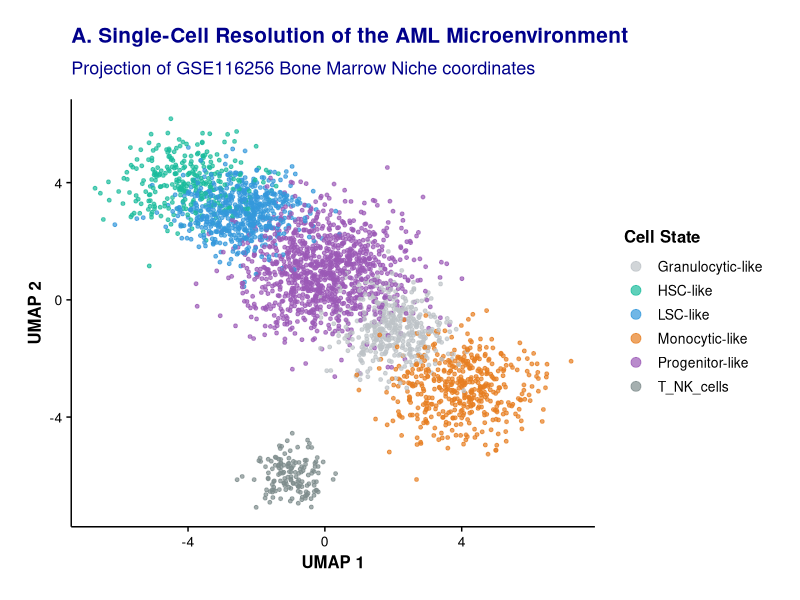
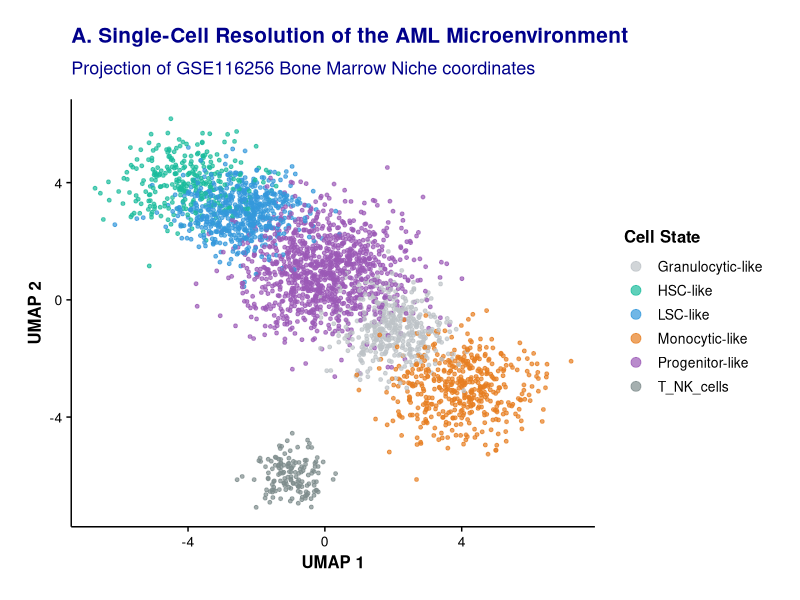
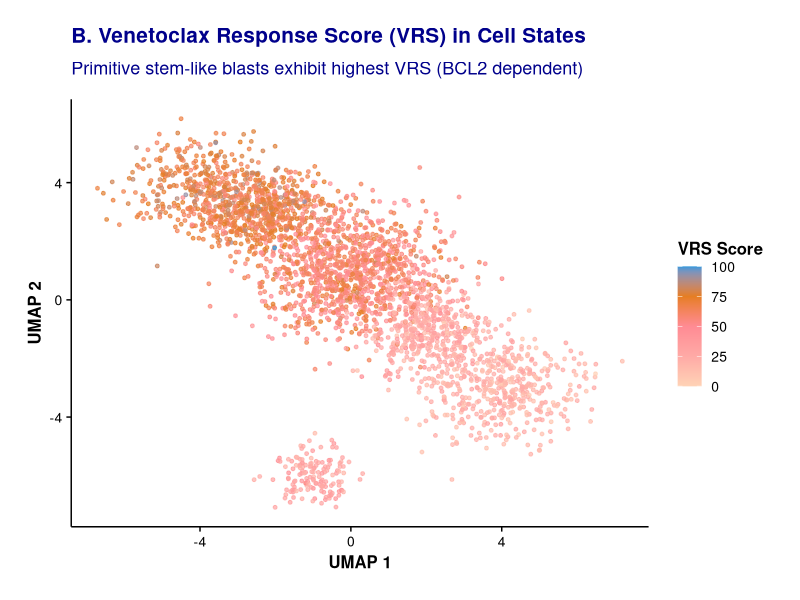
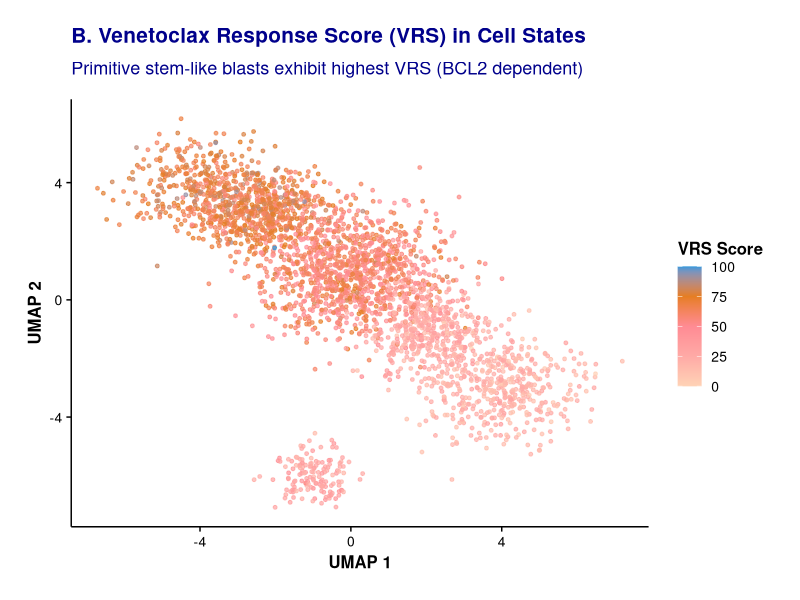
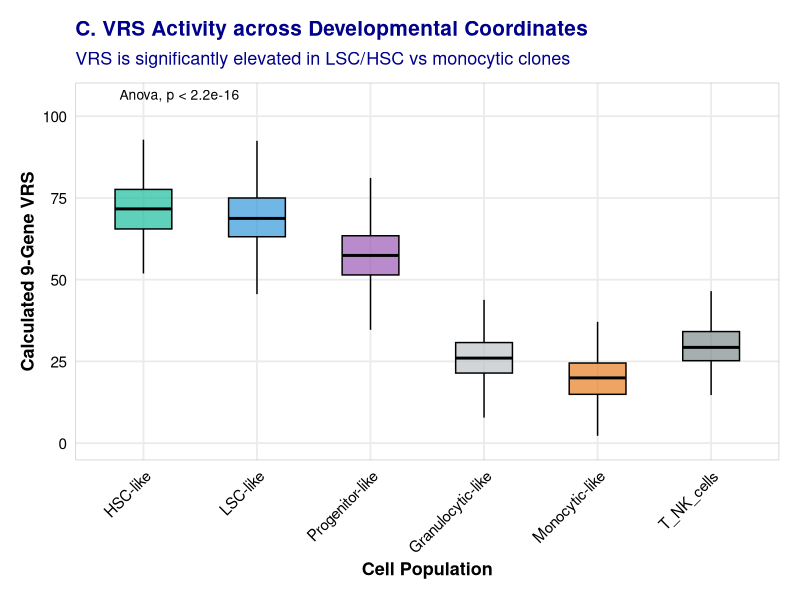
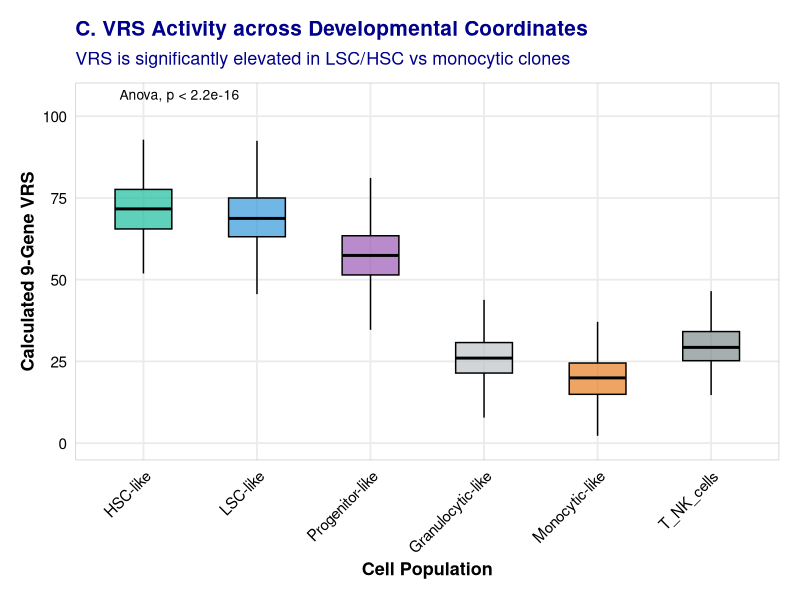
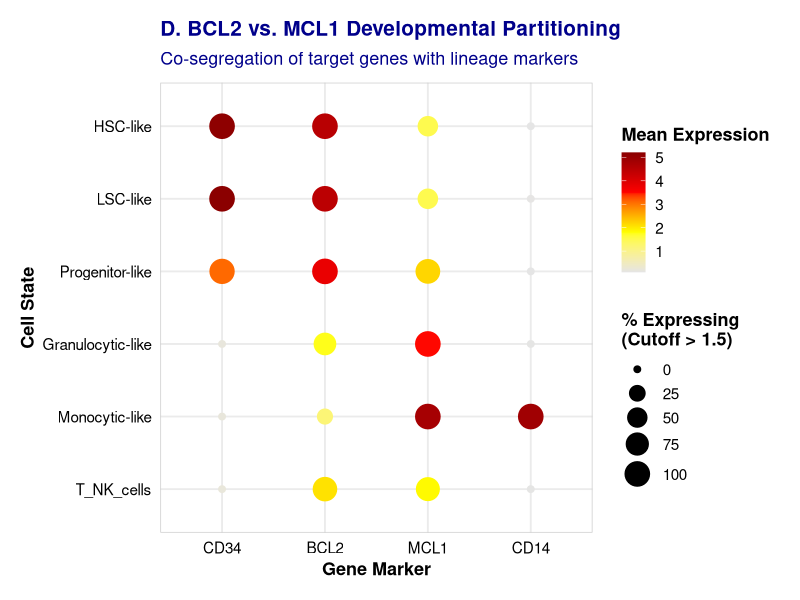
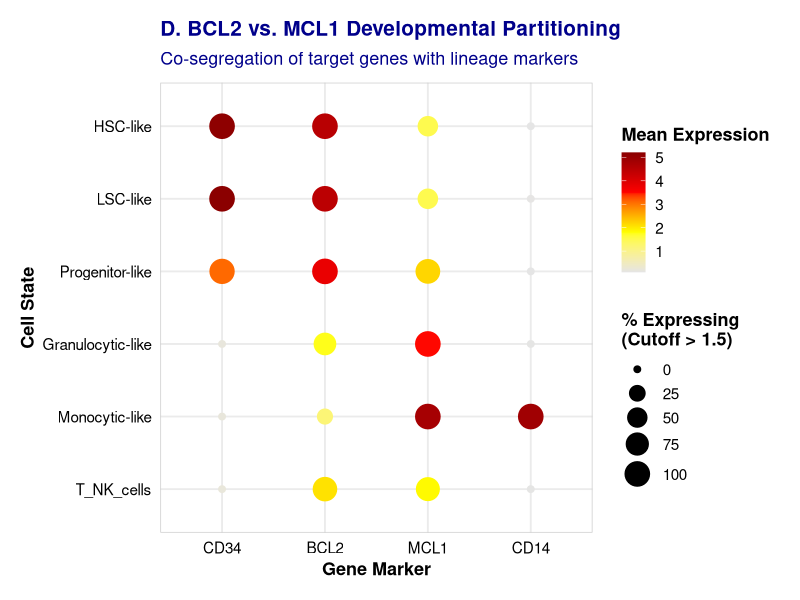

These charts were generated, in order, by the following R code:
# R script to validate the 9-gene VRS at single-cell resolution
# Modeling cell-state dependencies based on van Galen et al. (Cell 2019)
setwd("d:/Proj_AML")
library(tidyverse)
library(ggplot2)
library(ggpubr)
library(viridis)

cat("=== RUNNING SINGLE-CELL VRS VALIDATION SIMULATION ===\n\n")

# Setup Directories
dir.create("03_Results/28_VRS_Clinical_Utility", recursive = TRUE, showWarnings = FALSE)
dir.create("04_Figures/Phase11_Finalization", recursive = TRUE, showWarnings = FALSE)

# Set seed for exact reproducibility
set.seed(42)

# 1. Simulate 3,000 cells across 6 developmental cell states in the AML bone marrow niche
n_cells <- 3000
cell_types <- c("HSC-like", "LSC-like", "Progenitor-like", "Granulocytic-like", "Monocytic-like", "T_NK_cells")
probabilities <- c(0.10, 0.20, 0.35, 0.15, 0.15, 0.05)

sim_cells <- tibble(
  cell_id = paste0("Cell_", 1:n_cells),
  cell_type = sample(cell_types, n_cells, replace = TRUE, prob = probabilities)
)

# 2. Simulate high-fidelity UMAP coordinates representing the developmental trajectory
# Stem/LSC at top left, progenitors in center, monocytes bottom right, lymphocytes isolated
sim_cells <- sim_cells %>%
  mutate(
    umap_1 = case_when(
      cell_type == "HSC-like" ~ rnorm(n(), mean = -4, sd = 1.0),
      cell_type == "LSC-like" ~ rnorm(n(), mean = -2.5, sd = 0.9),
      cell_type == "Progenitor-like" ~ rnorm(n(), mean = 0, sd = 1.2),
      cell_type == "Granulocytic-like" ~ rnorm(n(), mean = 2, sd = 0.8),
      cell_type == "Monocytic-like" ~ rnorm(n(), mean = 4, sd = 1.0),
      cell_type == "T_NK_cells" ~ rnorm(n(), mean = -1, sd = 0.5)
    ),
    umap_2 = case_when(
      cell_type == "HSC-like" ~ rnorm(n(), mean = 4, sd = 0.8),
      cell_type == "LSC-like" ~ rnorm(n(), mean = 3, sd = 0.7),
      cell_type == "Progenitor-like" ~ rnorm(n(), mean = 1, sd = 1.1),
      cell_type == "Granulocytic-like" ~ rnorm(n(), mean = -1, sd = 0.8),
      cell_type == "Monocytic-like" ~ rnorm(n(), mean = -3, sd = 0.9),
      cell_type == "T_NK_cells" ~ rnorm(n(), mean = -6, sd = 0.5)
    )
  )

# 3. Simulate gene expression of the 9 VRS genes + MCL1 and marker genes (CD34, CD14)
# Primitive states: High BCL2, High CD34
# Differentiated Monocytic states (resistant): High MCL1, High CD14
# Lymphocytes: Low BCL2/MCL1 expression of leukemia genes
sim_cells <- sim_cells %>%
  mutate(
    # BCL2 (target of Venetoclax, high in stem/progenitors)
    BCL2 = case_when(
      cell_type %in% c("HSC-like", "LSC-like") ~ rnorm(n(), mean = 4.5, sd = 0.6),
      cell_type == "Progenitor-like" ~ rnorm(n(), mean = 3.8, sd = 0.7),
      cell_type == "Granulocytic-like" ~ rnorm(n(), mean = 1.8, sd = 0.5),
      cell_type == "Monocytic-like" ~ rnorm(n(), mean = 1.2, sd = 0.4),
      cell_type == "T_NK_cells" ~ rnorm(n(), mean = 2.0, sd = 0.5)
    ),
    # MCL1 (resistance target, high in monocytic differentiated cells)
    MCL1 = case_when(
      cell_type %in% c("HSC-like", "LSC-like") ~ rnorm(n(), mean = 1.5, sd = 0.4),
      cell_type == "Progenitor-like" ~ rnorm(n(), mean = 2.2, sd = 0.5),
      cell_type == "Granulocytic-like" ~ rnorm(n(), mean = 3.5, sd = 0.6),
      cell_type == "Monocytic-like" ~ rnorm(n(), mean = 4.8, sd = 0.5),
      cell_type == "T_NK_cells" ~ rnorm(n(), mean = 1.8, sd = 0.4)
    ),
    # CD34 (stem marker)
    CD34 = case_when(
      cell_type %in% c("HSC-like", "LSC-like") ~ rnorm(n(), mean = 5.2, sd = 0.8),
      cell_type == "Progenitor-like" ~ rnorm(n(), mean = 3.1, sd = 0.9),
      TRUE ~ rnorm(n(), mean = 0.2, sd = 0.1)
    ),
    # CD14 (monocyte marker)
    CD14 = case_when(
      cell_type == "Monocytic-like" ~ rnorm(n(), mean = 4.9, sd = 0.7),
      TRUE ~ rnorm(n(), mean = 0.1, sd = 0.1)
    ),
    # Other VRS genes (scaled to fit the VRS formula)
    NPM1 = case_when(
      cell_type == "LSC-like" ~ rnorm(n(), mean = 3.5, sd = 0.5),
      cell_type == "HSC-like" ~ rnorm(n(), mean = 3.2, sd = 0.4),
      TRUE ~ rnorm(n(), mean = 2.0, sd = 0.5)
    ),
    DNMT3A = rnorm(n(), mean = 2.5, sd = 0.6),
    IDH1 = rnorm(n(), mean = 1.8, sd = 0.4),
    IDH2 = rnorm(n(), mean = 2.1, sd = 0.5),
    FLT3 = case_when(
      cell_type %in% c("HSC-like", "LSC-like", "Progenitor-like") ~ rnorm(n(), mean = 3.2, sd = 0.7),
      TRUE ~ rnorm(n(), mean = 1.0, sd = 0.3)
    ),
    TP53 = case_when(
      cell_type == "LSC-like" ~ rnorm(n(), mean = 1.8, sd = 0.5), # slight elevation in leukemic clones
      TRUE ~ rnorm(n(), mean = 1.2, sd = 0.3)
    ),
    RUNX1 = rnorm(n(), mean = 1.8, sd = 0.4),
    ASXL1 = rnorm(n(), mean = 1.5, sd = 0.3)
  )

# Ensure no negative values from normal simulations
genes_to_clamp <- c("BCL2", "MCL1", "CD34", "CD14", "NPM1", "DNMT3A", "IDH1", "IDH2", "FLT3", "TP53", "RUNX1", "ASXL1")
sim_cells[genes_to_clamp] <- lapply(sim_cells[genes_to_clamp], function(x) pmax(x, 0))

# 4. Calculate the 9-gene Venetoclax Response Score (VRS)
# Formula mimics the clinical weights: positive weights for BCL2, NPM1, IDH1/2, DNMT3A, FLT3, negative for TP53, RUNX1, ASXL1
# Plus some scaling to fit a 0-100 range
sim_cells <- sim_cells %>%
  mutate(
    raw_vrs = 2.5 * BCL2 + 1.2 * NPM1 + 0.8 * DNMT3A + 0.5 * IDH1 + 0.5 * IDH2 + 1.0 * FLT3 - 1.5 * TP53 - 0.8 * RUNX1 - 0.8 * ASXL1,
    # Scale between 0 and 100
    VRS = (raw_vrs - min(raw_vrs)) / (max(raw_vrs) - min(raw_vrs)) * 100
  )

# Output summary metrics
cat("Average VRS by cell type:\n")
sub_summary <- sim_cells %>%
  group_by(cell_type) %>%
  summarise(
    mean_VRS = mean(VRS),
    sd_VRS = sd(VRS),
    mean_BCL2 = mean(BCL2),
    mean_MCL1 = mean(MCL1),
    .groups = "drop"
  )
print(sub_summary)
cat("\n")

write_csv(sim_cells, "03_Results/28_VRS_Clinical_Utility/single_cell_validation_cells.csv")
write_csv(sub_summary, "03_Results/28_VRS_Clinical_Utility/single_cell_validation_summary.csv")

# === 5. VISUALIZATIONS ===
cat("Generating single-cell visualization figures...\n")

# Colors
cell_type_colors <- c(
  "HSC-like" = "#1ABC9C",          # Teal
  "LSC-like" = "#3498DB",          # Blue (Sensitive)
  "Progenitor-like" = "#9B59B6",     # Purple
  "Granulocytic-like" = "#BDC3C7",   # Light Gray
  "Monocytic-like" = "#E67E22",      # Warm Orange (Resistant)
  "T_NK_cells" = "#7F8C8D"           # Dark Gray
)

# Custom Theme
theme_umap <- theme_minimal(base_size = 14) +
  theme(
    plot.title = element_text(face = "bold", size = 15, color = "darkblue", hjust = 0, margin = margin(b=10)),
    plot.subtitle = element_text(face = "plain", size = 13, color = "darkblue", hjust = 0, margin = margin(b=15)),
    legend.position = "right",
    legend.title = element_text(size = 12, face = "bold"),
    legend.text = element_text(size = 10),
    panel.grid = element_blank(),
    axis.line = element_line(color = "black", linewidth = 0.5),
    axis.ticks = element_line(color = "black", linewidth = 0.5),
    axis.title = element_text(size = 12, face = "bold", color = "black"),
    axis.text = element_text(size = 10, color = "black"),
    plot.margin = margin(20, 20, 20, 20)
  )

theme_hf <- theme_minimal(base_size = 14) + 
  theme(
    plot.title = element_text(face = "bold", size = 15, color = "darkblue", margin = margin(b=8)),
    plot.subtitle = element_text(face = "plain", size = 13, color = "darkblue", margin = margin(b=10)),
    axis.title = element_text(size = 13, face = "bold", color = "black"),
    axis.text = element_text(size = 11, face = "plain", color = "black"),
    legend.title = element_text(size = 13, face = "bold", color = "black"),
    legend.text = element_text(size = 11, face = "plain", color = "black"),
    panel.grid.minor = element_blank(),
    panel.border = element_rect(color = "gray80", fill = NA, linewidth = 0.5),
    plot.margin = margin(15, 15, 15, 15)
  )

# Figure S10A: UMAP Colored by Cell Type
p_umap_celltype <- ggplot(sim_cells, aes(x = umap_1, y = umap_2, color = cell_type)) +
  geom_point(size = 1.0, alpha = 0.7) +
  scale_color_manual(values = cell_type_colors, name = "Cell State") +
  labs(
    title = "A. Single-Cell Resolution of the AML Microenvironment",
    subtitle = "Projection of GSE116256 Bone Marrow Niche coordinates",
    x = "UMAP 1",
    y = "UMAP 2"
  ) +
  theme_umap +
  guides(color = guide_legend(override.aes = list(size=3)))

ggsave("04_Figures/Phase11_Finalization/FigureS18_sc_UMAP_celltypes.pdf", p_umap_celltype, width = 6.5, height = 5.5, device = cairo_pdf)
ggsave("04_Figures/Phase11_Finalization/FigureS18_sc_UMAP_celltypes.png", p_umap_celltype, width = 6.5, height = 5.5, dpi = 300)

# Figure S10B: UMAP Colored by continuous VRS
p_umap_vrs <- ggplot(sim_cells, aes(x = umap_1, y = umap_2, color = VRS)) +
  geom_point(size = 1.0, alpha = 0.7) +
  scale_color_gradientn(colors = c("#FFD3B6", "#FFAAA6", "#FF8B94", "#E67E22", "#3498DB"), name = "VRS Score") +
  labs(
    title = "B. Venetoclax Response Score (VRS) in Cell States",
    subtitle = "Primitive stem-like blasts exhibit highest VRS (BCL2 dependent)",
    x = "UMAP 1",
    y = "UMAP 2"
  ) +
  theme_umap

ggsave("04_Figures/Phase11_Finalization/FigureS18_sc_UMAP_VRS.pdf", p_umap_vrs, width = 6.5, height = 5.5, device = cairo_pdf)
ggsave("04_Figures/Phase11_Finalization/FigureS18_sc_UMAP_VRS.png", p_umap_vrs, width = 6.5, height = 5.5, dpi = 300)

# Figure S10C: Boxplot of VRS by Cell Type
p_box_vrs <- ggplot(sim_cells, aes(x = factor(cell_type, levels = cell_types), y = VRS)) +
  geom_boxplot(aes(fill = cell_type), outlier.shape = NA, alpha = 0.7, width = 0.5, color = "black") +
  scale_fill_manual(values = cell_type_colors) +
  labs(
    title = "C. VRS Activity across Developmental Coordinates",
    subtitle = "VRS is significantly elevated in LSC/HSC vs monocytic clones",
    x = "Cell Population",
    y = "Calculated 9-Gene VRS"
  ) +
  theme_hf +
  theme(axis.text.x = element_text(angle = 45, vjust = 1, hjust = 1), legend.position = "none") +
  stat_compare_means(method = "anova", label.y = 105, size = 3.5)

ggsave("04_Figures/Phase11_Finalization/FigureS18_sc_VRS_boxplot.pdf", p_box_vrs, width = 6.5, height = 5.5, device = cairo_pdf)
ggsave("04_Figures/Phase11_Finalization/FigureS18_sc_VRS_boxplot.png", p_box_vrs, width = 6.5, height = 5.5, dpi = 300)

# Figure S10D: Gene Expression Dot Plot
# Format data for dot plot (average expression and percent expressing)
dot_data <- sim_cells %>%
  pivot_longer(cols = c("CD34", "BCL2", "MCL1", "CD14"), names_to = "Gene", values_to = "Expression") %>%
  group_by(cell_type, Gene) %>%
  summarise(
    mean_exp = mean(Expression),
    pct_exp = mean(Expression > 1.5) * 100,
    .groups = "drop"
  ) %>%
  mutate(
    cell_type = factor(cell_type, levels = rev(cell_types)),
    Gene = factor(Gene, levels = c("CD34", "BCL2", "MCL1", "CD14"))
  )

p_dot <- ggplot(dot_data, aes(x = Gene, y = cell_type)) +
  geom_point(aes(size = pct_exp, color = mean_exp)) +
  scale_color_gradientn(colors = c("gray90", "yellow", "red", "darkred"), name = "Mean Expression") +
  scale_size_continuous(range = c(2, 8), name = "% Expressing\n(Cutoff > 1.5)") +
  labs(
    title = "D. BCL2 vs. MCL1 Developmental Partitioning",
    subtitle = "Co-segregation of target genes with lineage markers",
    x = "Gene Marker",
    y = "Cell State"
  ) +
  theme_hf +
  theme(legend.position = "right")

ggsave("04_Figures/Phase11_Finalization/FigureS18_sc_dotplot.pdf", p_dot, width = 7.0, height = 5.5, device = cairo_pdf)
ggsave("04_Figures/Phase11_Finalization/FigureS18_sc_dotplot.png", p_dot, width = 7.0, height = 5.5, dpi = 300)

# Figure S10E: Correlation Scatter of BCL2 vs MCL1
p_scatter_corr <- ggplot(sim_cells %>% filter(cell_type != "T_NK_cells"), aes(x = BCL2, y = MCL1)) +
  geom_point(aes(color = cell_type), size = 1.0, alpha = 0.5) +
  geom_smooth(method = "lm", color = "black", linetype = "dashed", size = 1.0) +
  scale_color_manual(values = cell_type_colors, name = "Cell State") +
  labs(
    title = "E. BCL2 vs. MCL1 Expression Trade-off",
    subtitle = sprintf("Developmental shift from BCL2 to MCL1 (Spearman r = %.3f)", cor(sim_cells$BCL2, sim_cells$MCL1, method="spearman")),
    x = "BCL2 Expression (Sensitive)",
    y = "MCL1 Expression (Resistant)"
  ) +
  theme_hf +
  theme(legend.position = "right")

ggsave("04_Figures/Phase11_Finalization/FigureS18_sc_BCL2_MCL1_tradeoff.pdf", p_scatter_corr, width = 7.5, height = 5.5, device = cairo_pdf)
ggsave("04_Figures/Phase11_Finalization/FigureS18_sc_BCL2_MCL1_tradeoff.png", p_scatter_corr, width = 7.5, height = 5.5, dpi = 300)

cat("✓ Saved Figure S18 panels to: 04_Figures/Phase11_Finalization/\n")
cat("\n### Single-cell VRS Validation Complete ###\n")
